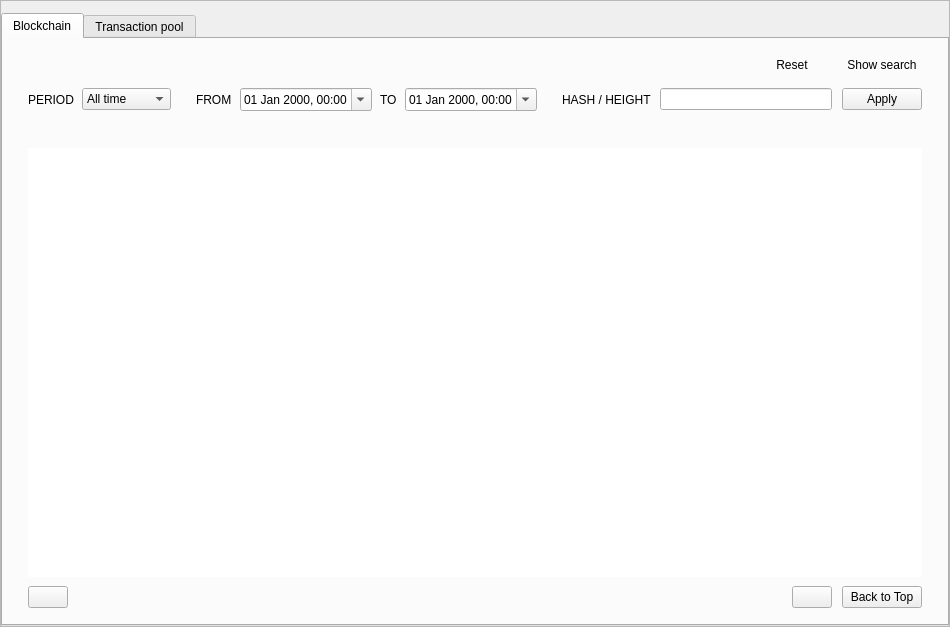
<?xml version="1.0" encoding="UTF-8"?>
<ui version="4.0">
 <class>BlockExplorerFrame</class>
 <widget class="QFrame" name="BlockExplorerFrame">
  <property name="geometry">
   <rect>
    <x>0</x>
    <y>0</y>
    <width>950</width>
    <height>627</height>
   </rect>
  </property>
  <property name="windowTitle">
   <string>Frame</string>
  </property>
  <property name="frameShape">
   <enum>QFrame::StyledPanel</enum>
  </property>
  <property name="frameShadow">
   <enum>QFrame::Raised</enum>
  </property>
  <layout class="QVBoxLayout" name="verticalLayout">
   <property name="spacing">
    <number>0</number>
   </property>
   <property name="leftMargin">
    <number>0</number>
   </property>
   <property name="topMargin">
    <number>12</number>
   </property>
   <property name="rightMargin">
    <number>0</number>
   </property>
   <property name="bottomMargin">
    <number>0</number>
   </property>
   <item>
    <widget class="QTabWidget" name="m_blockExplorerTabBar">
     <property name="currentIndex">
      <number>0</number>
     </property>
     <widget class="QWidget" name="m_blockchainTab">
      <attribute name="title">
       <string>Blockchain</string>
      </attribute>
      <layout class="QVBoxLayout" name="verticalLayout_4">
       <property name="spacing">
        <number>0</number>
       </property>
       <property name="leftMargin">
        <number>25</number>
       </property>
       <property name="topMargin">
        <number>15</number>
       </property>
       <property name="rightMargin">
        <number>25</number>
       </property>
       <property name="bottomMargin">
        <number>12</number>
       </property>
       <item>
        <layout class="QHBoxLayout" name="horizontalLayout_2">
         <property name="spacing">
          <number>10</number>
         </property>
         <property name="rightMargin">
          <number>0</number>
         </property>
         <item>
          <spacer name="horizontalSpacer_2">
           <property name="orientation">
            <enum>Qt::Horizontal</enum>
           </property>
           <property name="sizeHint" stdset="0">
            <size>
             <width>40</width>
             <height>20</height>
            </size>
           </property>
          </spacer>
         </item>
         <item alignment="Qt::AlignBottom">
          <widget class="WalletGui::WalletTinyLinkLikeButton" name="m_resetFilterButton">
           <property name="cursor">
            <cursorShape>PointingHandCursor</cursorShape>
           </property>
           <property name="text">
            <string>Reset</string>
           </property>
           <property name="flat">
            <bool>true</bool>
           </property>
          </widget>
         </item>
         <item alignment="Qt::AlignBottom">
          <widget class="WalletGui::WalletTinyLinkLikeButton" name="m_blockSearchButton">
           <property name="cursor">
            <cursorShape>PointingHandCursor</cursorShape>
           </property>
           <property name="text">
            <string>Show search</string>
           </property>
           <property name="checkable">
            <bool>true</bool>
           </property>
           <property name="flat">
            <bool>true</bool>
           </property>
          </widget>
         </item>
        </layout>
       </item>
       <item>
        <spacer name="verticalSpacer_2">
         <property name="orientation">
          <enum>Qt::Vertical</enum>
         </property>
         <property name="sizeType">
          <enum>QSizePolicy::Fixed</enum>
         </property>
         <property name="sizeHint" stdset="0">
          <size>
           <width>20</width>
           <height>7</height>
          </size>
         </property>
        </spacer>
       </item>
       <item>
        <widget class="QFrame" name="m_filterFrame">
         <property name="minimumSize">
          <size>
           <width>0</width>
           <height>0</height>
          </size>
         </property>
         <property name="frameShape">
          <enum>QFrame::NoFrame</enum>
         </property>
         <property name="frameShadow">
          <enum>QFrame::Raised</enum>
         </property>
         <layout class="QVBoxLayout" name="verticalLayout_2">
          <property name="leftMargin">
           <number>0</number>
          </property>
          <property name="topMargin">
           <number>5</number>
          </property>
          <property name="rightMargin">
           <number>0</number>
          </property>
          <property name="bottomMargin">
           <number>30</number>
          </property>
          <item>
           <layout class="QHBoxLayout" name="horizontalLayout_7">
            <property name="spacing">
             <number>0</number>
            </property>
            <property name="rightMargin">
             <number>0</number>
            </property>
            <item>
             <widget class="QFrame" name="m_filterPeriodComboFrame">
              <property name="frameShape">
               <enum>QFrame::NoFrame</enum>
              </property>
              <property name="frameShadow">
               <enum>QFrame::Raised</enum>
              </property>
              <layout class="QHBoxLayout" name="m_filter_combo_frame">
               <property name="spacing">
                <number>8</number>
               </property>
               <property name="leftMargin">
                <number>0</number>
               </property>
               <property name="topMargin">
                <number>0</number>
               </property>
               <property name="rightMargin">
                <number>25</number>
               </property>
               <property name="bottomMargin">
                <number>0</number>
               </property>
               <item>
                <widget class="WalletGui::WalletNormalGrayTextLabel" name="m_filterTextLabel">
                 <property name="text">
                  <string>PERIOD</string>
                 </property>
                </widget>
               </item>
               <item>
                <widget class="QComboBox" name="m_filterCombo">
                 <property name="focusPolicy">
                  <enum>Qt::NoFocus</enum>
                 </property>
                 <item>
                  <property name="text">
                   <string>All time</string>
                  </property>
                 </item>
                 <item>
                  <property name="text">
                   <string>Last hour</string>
                  </property>
                 </item>
                 <item>
                  <property name="text">
                   <string>Last day</string>
                  </property>
                 </item>
                 <item>
                  <property name="text">
                   <string>Last week</string>
                  </property>
                 </item>
                 <item>
                  <property name="text">
                   <string>Last month</string>
                  </property>
                 </item>
                 <item>
                  <property name="text">
                   <string>Last year</string>
                  </property>
                 </item>
                 <item>
                  <property name="text">
                   <string>Custom</string>
                  </property>
                 </item>
                </widget>
               </item>
              </layout>
             </widget>
            </item>
            <item>
             <widget class="QFrame" name="m_filterPeriodFrame">
              <property name="frameShape">
               <enum>QFrame::NoFrame</enum>
              </property>
              <property name="frameShadow">
               <enum>QFrame::Raised</enum>
              </property>
              <layout class="QHBoxLayout" name="m_filter_period_frame_layout">
               <property name="spacing">
                <number>8</number>
               </property>
               <property name="leftMargin">
                <number>0</number>
               </property>
               <property name="topMargin">
                <number>0</number>
               </property>
               <property name="rightMargin">
                <number>25</number>
               </property>
               <property name="bottomMargin">
                <number>0</number>
               </property>
               <item>
                <widget class="WalletGui::WalletNormalGrayTextLabel" name="m_filterBeginTextLabel">
                 <property name="text">
                  <string>FROM</string>
                 </property>
                </widget>
               </item>
               <item>
                <widget class="QDateTimeEdit" name="m_filterBeginDtedit">
                 <property name="enabled">
                  <bool>true</bool>
                 </property>
                 <property name="locale">
                  <locale language="English" country="UnitedStates"/>
                 </property>
                 <property name="displayFormat">
                  <string>dd MMM yyyy, hh:mm</string>
                 </property>
                 <property name="calendarPopup">
                  <bool>true</bool>
                 </property>
                 <property name="timeSpec">
                  <enum>Qt::UTC</enum>
                 </property>
                </widget>
               </item>
               <item>
                <widget class="WalletGui::WalletNormalGrayTextLabel" name="m_filterEndTextLabel">
                 <property name="text">
                  <string>TO</string>
                 </property>
                </widget>
               </item>
               <item>
                <widget class="QDateTimeEdit" name="m_filterEndDtedit">
                 <property name="enabled">
                  <bool>true</bool>
                 </property>
                 <property name="locale">
                  <locale language="English" country="UnitedStates"/>
                 </property>
                 <property name="displayFormat">
                  <string>dd MMM yyyy, hh:mm</string>
                 </property>
                 <property name="calendarPopup">
                  <bool>true</bool>
                 </property>
                 <property name="timeSpec">
                  <enum>Qt::UTC</enum>
                 </property>
                </widget>
               </item>
              </layout>
             </widget>
            </item>
            <item>
             <widget class="QFrame" name="m_filterHashFrame">
              <property name="frameShape">
               <enum>QFrame::NoFrame</enum>
              </property>
              <property name="frameShadow">
               <enum>QFrame::Raised</enum>
              </property>
              <layout class="QHBoxLayout" name="m_filer_hash_frame">
               <property name="spacing">
                <number>8</number>
               </property>
               <property name="leftMargin">
                <number>0</number>
               </property>
               <property name="topMargin">
                <number>0</number>
               </property>
               <property name="rightMargin">
                <number>10</number>
               </property>
               <property name="bottomMargin">
                <number>0</number>
               </property>
               <item>
                <widget class="WalletGui::WalletNormalGrayTextLabel" name="m_filterHashTextLabel">
                 <property name="text">
                  <string>HASH / HEIGHT</string>
                 </property>
                </widget>
               </item>
               <item>
                <widget class="QLineEdit" name="m_filterHashEdit"/>
               </item>
              </layout>
             </widget>
            </item>
            <item>
             <widget class="WalletGui::WalletOkButton" name="m_applyFilterButton">
              <property name="text">
               <string>Apply</string>
              </property>
             </widget>
            </item>
           </layout>
          </item>
         </layout>
        </widget>
       </item>
       <item>
        <spacer name="verticalSpacer">
         <property name="orientation">
          <enum>Qt::Vertical</enum>
         </property>
         <property name="sizeType">
          <enum>QSizePolicy::Fixed</enum>
         </property>
         <property name="sizeHint" stdset="0">
          <size>
           <width>20</width>
           <height>7</height>
          </size>
         </property>
        </spacer>
       </item>
       <item>
        <widget class="WalletGui::WalletTableView" name="m_blockExplorerView">
         <property name="focusPolicy">
          <enum>Qt::NoFocus</enum>
         </property>
         <property name="frameShape">
          <enum>QFrame::NoFrame</enum>
         </property>
         <property name="verticalScrollBarPolicy">
          <enum>Qt::ScrollBarAlwaysOff</enum>
         </property>
         <property name="alternatingRowColors">
          <bool>true</bool>
         </property>
         <property name="selectionMode">
          <enum>QAbstractItemView::NoSelection</enum>
         </property>
         <property name="selectionBehavior">
          <enum>QAbstractItemView::SelectItems</enum>
         </property>
         <property name="textElideMode">
          <enum>Qt::ElideMiddle</enum>
         </property>
         <property name="showGrid">
          <bool>false</bool>
         </property>
         <property name="wordWrap">
          <bool>false</bool>
         </property>
         <property name="cornerButtonEnabled">
          <bool>false</bool>
         </property>
         <attribute name="horizontalHeaderHighlightSections">
          <bool>false</bool>
         </attribute>
         <attribute name="verticalHeaderVisible">
          <bool>false</bool>
         </attribute>
        </widget>
       </item>
       <item>
        <layout class="QHBoxLayout" name="horizontalLayout">
         <property name="spacing">
          <number>10</number>
         </property>
         <property name="leftMargin">
          <number>0</number>
         </property>
         <property name="topMargin">
          <number>5</number>
         </property>
         <property name="rightMargin">
          <number>0</number>
         </property>
         <item>
          <widget class="WalletGui::WalletNavigationButton" name="m_prevPageButton">
           <property name="text">
            <string/>
           </property>
          </widget>
         </item>
         <item>
          <spacer name="horizontalSpacer">
           <property name="orientation">
            <enum>Qt::Horizontal</enum>
           </property>
           <property name="sizeHint" stdset="0">
            <size>
             <width>40</width>
             <height>30</height>
            </size>
           </property>
          </spacer>
         </item>
         <item>
          <widget class="WalletGui::WalletNavigationButton" name="m_nextPageButton">
           <property name="text">
            <string/>
           </property>
          </widget>
         </item>
         <item>
          <widget class="WalletGui::WalletNavigationButton" name="m_topButton">
           <property name="text">
            <string>Back to Top</string>
           </property>
          </widget>
         </item>
        </layout>
       </item>
      </layout>
     </widget>
     <widget class="QWidget" name="m_transactionPoolTab">
      <attribute name="title">
       <string>Transaction pool</string>
      </attribute>
      <layout class="QVBoxLayout" name="verticalLayout_3">
       <property name="spacing">
        <number>0</number>
       </property>
       <property name="leftMargin">
        <number>25</number>
       </property>
       <property name="topMargin">
        <number>23</number>
       </property>
       <property name="rightMargin">
        <number>25</number>
       </property>
       <property name="bottomMargin">
        <number>12</number>
       </property>
       <item>
        <widget class="WalletGui::WalletTableView" name="m_transactionPoolView">
         <property name="focusPolicy">
          <enum>Qt::NoFocus</enum>
         </property>
         <property name="frameShape">
          <enum>QFrame::NoFrame</enum>
         </property>
         <property name="selectionMode">
          <enum>QAbstractItemView::NoSelection</enum>
         </property>
         <property name="verticalScrollMode">
          <enum>QAbstractItemView::ScrollPerPixel</enum>
         </property>
         <property name="showGrid">
          <bool>false</bool>
         </property>
         <property name="wordWrap">
          <bool>false</bool>
         </property>
         <property name="cornerButtonEnabled">
          <bool>false</bool>
         </property>
         <attribute name="horizontalHeaderHighlightSections">
          <bool>false</bool>
         </attribute>
         <attribute name="verticalHeaderVisible">
          <bool>false</bool>
         </attribute>
        </widget>
       </item>
      </layout>
     </widget>
    </widget>
   </item>
  </layout>
 </widget>
 <customwidgets>
  <customwidget>
   <class>WalletGui::WalletTinyLinkLikeButton</class>
   <extends>QPushButton</extends>
   <header>Gui/Common/WalletLinkLikeButton.h</header>
  </customwidget>
  <customwidget>
   <class>WalletGui::WalletOkButton</class>
   <extends>QPushButton</extends>
   <header>Gui/Common/WalletOkButton.h</header>
  </customwidget>
  <customwidget>
   <class>WalletGui::WalletNormalGrayTextLabel</class>
   <extends>QLabel</extends>
   <header>Gui/Common/WalletTextLabel.h</header>
  </customwidget>
  <customwidget>
   <class>WalletGui::WalletTableView</class>
   <extends>QTableView</extends>
   <header>Gui/Common/WalletTableView.h</header>
  </customwidget>
  <customwidget>
   <class>WalletGui::WalletNavigationButton</class>
   <extends>QPushButton</extends>
   <header>Gui/Common/WalletNavigationButton.h</header>
  </customwidget>
 </customwidgets>
 <resources/>
 <connections>
  <connection>
   <sender>m_nextPageButton</sender>
   <signal>clicked()</signal>
   <receiver>BlockExplorerFrame</receiver>
   <slot>nextPage()</slot>
   <hints>
    <hint type="sourcelabel">
     <x>726</x>
     <y>591</y>
    </hint>
    <hint type="destinationlabel">
     <x>384</x>
     <y>310</y>
    </hint>
   </hints>
  </connection>
  <connection>
   <sender>m_prevPageButton</sender>
   <signal>clicked()</signal>
   <receiver>BlockExplorerFrame</receiver>
   <slot>prevPage()</slot>
   <hints>
    <hint type="sourcelabel">
     <x>44</x>
     <y>591</y>
    </hint>
    <hint type="destinationlabel">
     <x>384</x>
     <y>310</y>
    </hint>
   </hints>
  </connection>
  <connection>
   <sender>m_blockSearchButton</sender>
   <signal>toggled(bool)</signal>
   <receiver>BlockExplorerFrame</receiver>
   <slot>showSearch(bool)</slot>
   <hints>
    <hint type="sourcelabel">
     <x>712</x>
     <y>39</y>
    </hint>
    <hint type="destinationlabel">
     <x>384</x>
     <y>310</y>
    </hint>
   </hints>
  </connection>
  <connection>
   <sender>m_applyFilterButton</sender>
   <signal>clicked()</signal>
   <receiver>BlockExplorerFrame</receiver>
   <slot>applyFilter()</slot>
   <hints>
    <hint type="sourcelabel">
     <x>814</x>
     <y>212</y>
    </hint>
    <hint type="destinationlabel">
     <x>473</x>
     <y>313</y>
    </hint>
   </hints>
  </connection>
  <connection>
   <sender>m_resetFilterButton</sender>
   <signal>clicked()</signal>
   <receiver>BlockExplorerFrame</receiver>
   <slot>resetFilterClicked()</slot>
   <hints>
    <hint type="sourcelabel">
     <x>894</x>
     <y>212</y>
    </hint>
    <hint type="destinationlabel">
     <x>473</x>
     <y>313</y>
    </hint>
   </hints>
  </connection>
  <connection>
   <sender>m_filterCombo</sender>
   <signal>currentIndexChanged(int)</signal>
   <receiver>BlockExplorerFrame</receiver>
   <slot>filterChanged(int)</slot>
   <hints>
    <hint type="sourcelabel">
     <x>144</x>
     <y>75</y>
    </hint>
    <hint type="destinationlabel">
     <x>473</x>
     <y>313</y>
    </hint>
   </hints>
  </connection>
  <connection>
   <sender>m_topButton</sender>
   <signal>clicked()</signal>
   <receiver>BlockExplorerFrame</receiver>
   <slot>lastPage()</slot>
   <hints>
    <hint type="sourcelabel">
     <x>862</x>
     <y>597</y>
    </hint>
    <hint type="destinationlabel">
     <x>473</x>
     <y>313</y>
    </hint>
   </hints>
  </connection>
  <connection>
   <sender>m_filterHashEdit</sender>
   <signal>returnPressed()</signal>
   <receiver>m_applyFilterButton</receiver>
   <slot>click()</slot>
   <hints>
    <hint type="sourcelabel">
     <x>813</x>
     <y>77</y>
    </hint>
    <hint type="destinationlabel">
     <x>877</x>
     <y>79</y>
    </hint>
   </hints>
  </connection>
  <connection>
   <sender>m_blockExplorerView</sender>
   <signal>doubleClicked(QModelIndex)</signal>
   <receiver>BlockExplorerFrame</receiver>
   <slot>showBlockDetails(QModelIndex)</slot>
   <hints>
    <hint type="sourcelabel">
     <x>474</x>
     <y>368</y>
    </hint>
    <hint type="destinationlabel">
     <x>474</x>
     <y>313</y>
    </hint>
   </hints>
  </connection>
  <connection>
   <sender>m_transactionPoolView</sender>
   <signal>doubleClicked(QModelIndex)</signal>
   <receiver>BlockExplorerFrame</receiver>
   <slot>showTransactionDetails(QModelIndex)</slot>
   <hints>
    <hint type="sourcelabel">
     <x>474</x>
     <y>333</y>
    </hint>
    <hint type="destinationlabel">
     <x>474</x>
     <y>313</y>
    </hint>
   </hints>
  </connection>
 </connections>
 <slots>
  <slot>nextPage()</slot>
  <slot>prevPage()</slot>
  <slot>firstPage()</slot>
  <slot>lastPage()</slot>
  <slot>showBlockDetails(QModelIndex)</slot>
  <slot>showSearch(bool)</slot>
  <slot>applyFilter()</slot>
  <slot>resetFilterClicked()</slot>
  <slot>filterChanged(int)</slot>
  <slot>showTransactionDetails(QModelIndex)</slot>
 </slots>
</ui>
